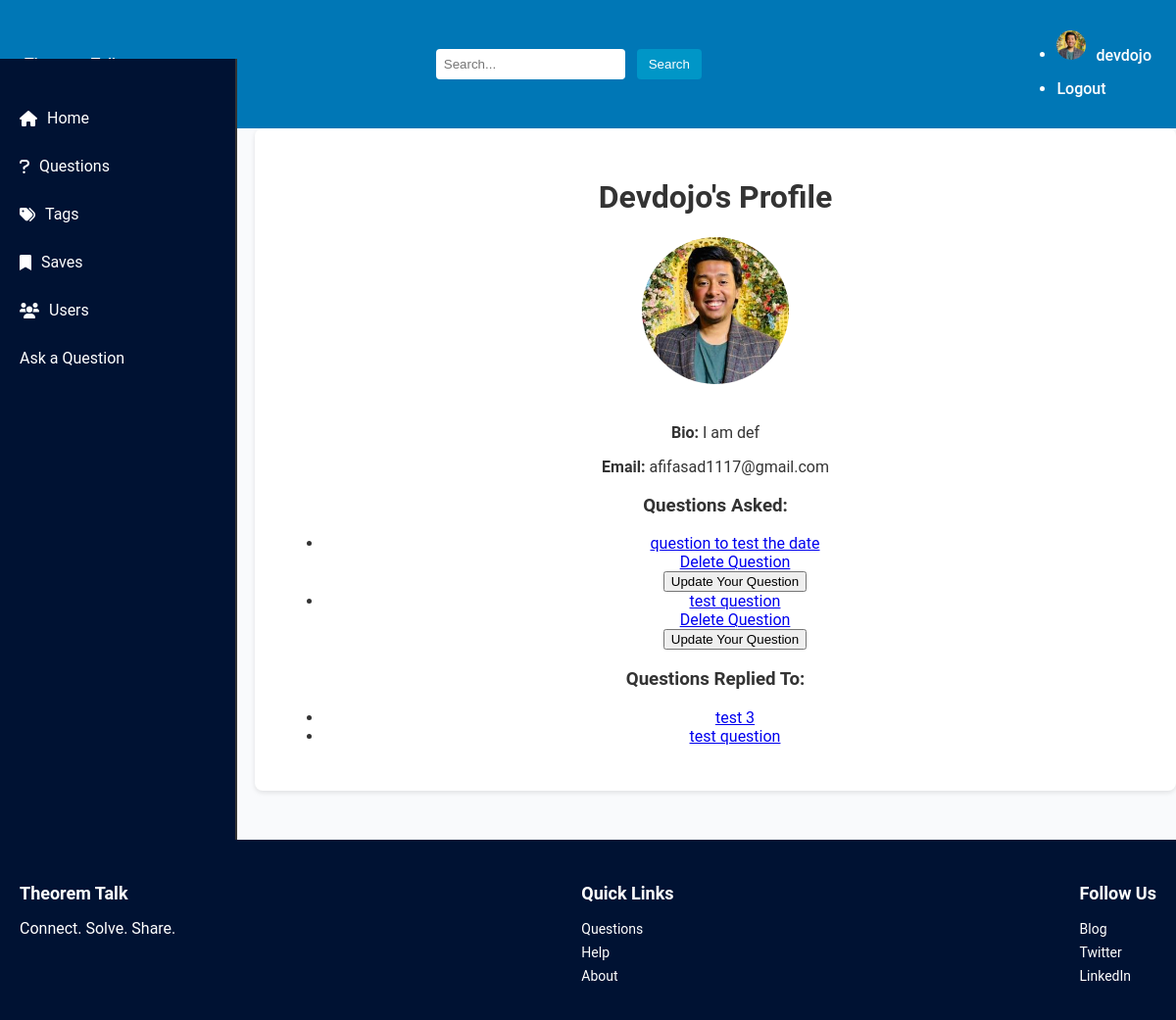
Page /users/profile/devdojo/ (signed in) on the earlier database version.
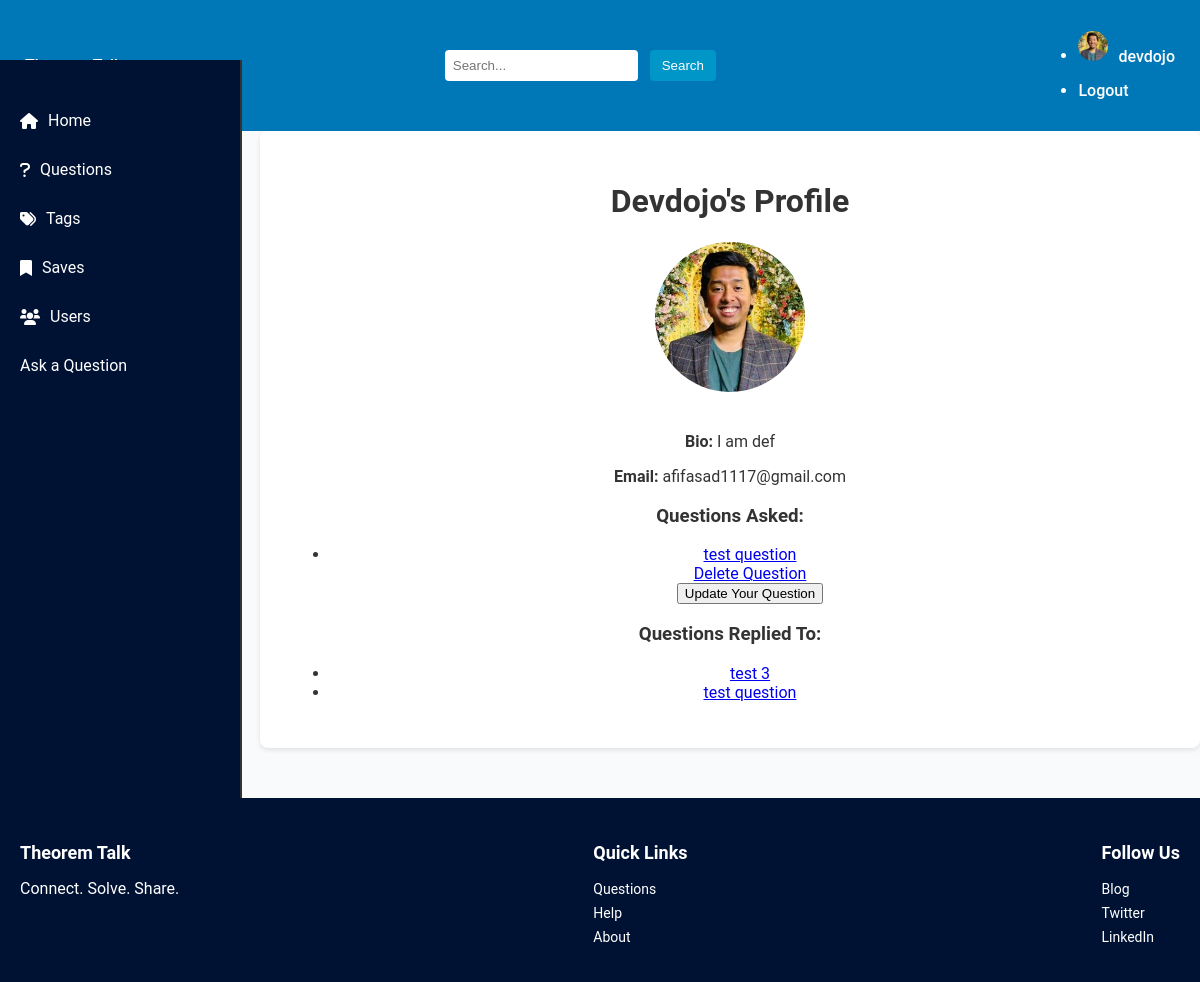
Same page on the later database version.
### user/models.py (models this page shows, shortened)
class Profile(models.Model):
  user = models.OneToOneField(User, on_delete=models.CASCADE)
  bio = models.CharField(max_length=1000, default="")
  email = models.EmailField(default="")
  image = models.ImageField(default="profile_pic/default.jpg", upload_to="profile_pic")

### base/models.py (models this page shows, shortened)
class Question(models.Model):
  user = models.ForeignKey(User, on_delete=models.CASCADE)
  title = models.CharField(max_length=1000)
  content = models.TextField(null=True, blank=True)
  date_created = models.DateTimeField(auto_now_add=True)
  date_updated = models.DateTimeField(auto_now=True)
  class Meta:
    ordering = ['-date_created']

### user/views.py (the view)
# urls.py: path('profile/', user_views.profile, name = "profile"),
@login_required
def profile(request, username):
    profile_user = get_object_or_404(User, username=username)
    user_questions = Question.objects.filter(user=profile_user)
    replied_questions = Reply.objects.filter(
        user=profile_user).values('question').distinct()
    replied_question_ids = [reply['question'] for reply in replied_questions]
    replied_questions = Question.objects.filter(id__in=replied_question_ids)
    return render(request, 'users/profile.html', {
        'profile_user': profile_user,
        'questions': user_questions,
        'replied_questions': replied_questions,
    })

### user/templates/users/profile.html
{% extends "base.html" %}
{% load static %}
{% block content %}
<link rel="stylesheet" href="{% static 'user/css/profile.css' %}">
<div class="profile">
  <h1>{{ profile_user.username|title }}'s Profile</h1>
  <img src="{{ profile_user.profile.image.url }}" alt="{{ profile_user.username }}" class="profile-pic">
  <p><strong>Bio:</strong> {{ profile_user.profile.bio }}</p>
  <p><strong>Email:</strong> {{ profile_user.email }}</p>
  <h3>Questions Asked:</h3>
  {% if questions %}
    <ul>
      {% for question in questions %}
        <li>
          <a href="{% url 'base:question_detail' question.id %}">{{ question.title }}</a>
        </li>
        <div class="delete-question">
          {% if question.user == user %}
            <a href="{% url 'base:question_delete' question.pk %}" class="btn btn-danger">Delete Question</a>
          {% endif %}
        </div>
        {% if question.user == user %}
          <a href="{% url 'base:question_update' question.id %}">
            <button>Update Your Question</button>
          </a>
        {% endif %}
      {% endfor %}
    </ul>
    {% else %}
    <p>This user has not asked any questions yet.</p>
  {% endif %}
  <h3>Questions Replied To:</h3>
  {% if replied_questions %}
  <ul>
    {% for question in replied_questions %}
    <li>
      <a href="{% url 'base:question_detail' question.id %}">{{ question.title }}</a>
    </li>
    {% endfor %}
  </ul>
  {% else %}
  <p>This user has not replied to any questions yet.</p>
  {% endif %}
</div>
{% endblock %}

### templates/base.html (shortened to what this page needs)
{% load static %}
<!DOCTYPE html>
<html lang="en">
  <head>
    <link rel="stylesheet" href="{% static 'css/base.css' %}">
    <link rel="stylesheet" href="https://cdnjs.cloudflare.com/ajax/libs/font-awesome/6.0.0-beta3/css/all.min.css">
  </head>
  <body>
    <nav class="navbar">
      <a href="/" class="navbar-brand">Theorem Talk</a>
      <div class="navbar-search">
        <input type="text" placeholder="Search..." />
        <button type="submit">Search</button>
      </div>
      <ul class="navbar-nav">
        {% if user.is_authenticated %}
          <li>
            <a href="{% url 'profile' user.username %}">
              <img src="{{ user.profile.image.url }}" alt="Profile" class="profile-pic">
              {{ user.username }}
            </a>
          </li>
          <li><a href="{% url 'logout' %}">Logout</a></li>
        {% else %}
          <li><a href="{% url 'login' %}">Login</a> / <a href="{% url 'register' %}">Sign Up</a></li>
        {% endif %}
      </ul>
    </nav>
    <aside class="sidebar">
      <ul>
        <li><a href="/"><i class="fas fa-home"></i> Home</a></li>
        <li><a href="{% url 'base:question_list' %}"><i class="fas fa-question"></i> Questions</a></li>
        <li><a href="#"><i class="fas fa-tags"></i> Tags</a></li>
        <li><a href="#"><i class="fas fa-bookmark"></i> Saves</a></li>
        <li><a href="{% url 'list_users' %}"><i class="fas fa-users"></i> Users</a></li>
        <li><a href="{% url 'base:question_create' %}" class="btn btn-primary">Ask a Question</a></li>
      </ul>
    </aside>
    <main class="main-content">
      {% block content %}{% endblock %}
    </main>
    <footer class="footer">
      <div>
        <h4>Theorem Talk</h4>
        <p>Connect. Solve. Share.</p>
      </div>
      <div>
        <h4>Quick Links</h4>
        <ul>
          <li><a href="#">Questions</a></li>
          <li><a href="#">Help</a></li>
          <li><a href="#">About</a></li>
        </ul>
      </div>
      <div>
        <h4>Follow Us</h4>
        <ul>
          <li><a href="#">Blog</a></li>
          <li><a href="#">Twitter</a></li>
          <li><a href="#">LinkedIn</a></li>
        </ul>
      </div>
    </footer>
  </body>
</html>

### static/css/base.css (style rules this page uses)
body { margin: 0; font-family: 'Roboto', Arial, sans-serif; background-color: #f9fafc; color: #333; }
.navbar { display: flex; justify-content: space-between; align-items: center; padding: 15px 25px; background-color: #0077b6; color: #ffffff; }
.navbar a { text-decoration: none; color: white; font-weight: 500; display: flex; align-items: center; }
.navbar a img { width: 30px; height: 30px; border-radius: 50%; margin-right: 10px; }
.navbar-search input { padding: 8px; border: none; border-radius: 4px; }
.navbar-search button { background-color: #0096c7; color: #ffffff; border: none; padding: 8px 12px; margin-left: 8px; cursor: pointer; border-radius: 4px; transition: background-color 0.3s; }
.sidebar { width: 240px; position: fixed; top: 60px; left: 0; background-color: #001233; height: 100vh; padding-top: 20px; border-right: 2px solid #333; }
.sidebar ul { list-style: none; padding: 0; }
.sidebar ul li a { display: flex; align-items: center; padding: 15px 20px; color: white; text-decoration: none; transition: background 0.3s; font-size: 16px; }
.sidebar ul li a i { margin-right: 10px; }
.main-content { margin-left: 260px; padding: 30px; max-width: 900px; background-color: #fff; border-radius: 8px; box-shadow: 0 2px 5px rgba(0, 0, 0, 0.1); }
.footer { display: flex; justify-content: space-between; padding: 20px; background-color: #001233; color: white; position: relative; margin-top: 50px; }
.footer h4 { font-size: 18px; margin-bottom: 10px; }
.footer ul { list-style: none; padding: 0; }
.footer ul li { margin-bottom: 5px; }
.footer ul li a { text-decoration: none; color: white; font-size: 14px; }

### user/static/user/css/profile.css (style rules this page uses)
.profile { text-align: center; }
.profile-pic { width: 150px; height: 150px; object-fit: cover; border-radius: 50%; margin-bottom: 20px; }

Differences in the rows shown:
removed Question: title "question to test the date", shows "Delete Question", shows "Update Your Question", shown under "Questions Asked:"
